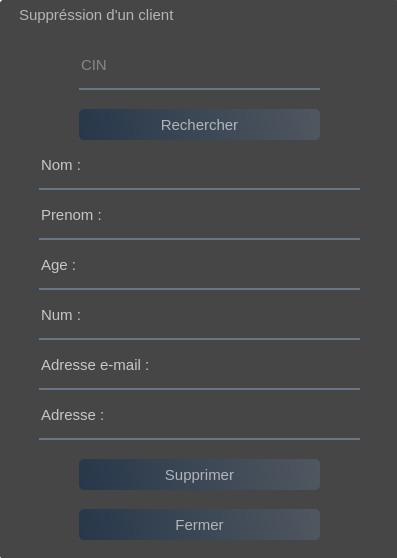
<?xml version="1.0" encoding="UTF-8"?>
<ui version="4.0">
 <class>Form</class>
 <widget class="QWidget" name="Form">
  <property name="geometry">
   <rect>
    <x>0</x>
    <y>0</y>
    <width>397</width>
    <height>558</height>
   </rect>
  </property>
  <property name="windowTitle">
   <string>Form</string>
  </property>
  <widget class="QWidget" name="widget" native="true">
   <property name="geometry">
    <rect>
     <x>-1</x>
     <y>-11</y>
     <width>401</width>
     <height>571</height>
    </rect>
   </property>
   <widget class="QLabel" name="label">
    <property name="geometry">
     <rect>
      <x>0</x>
      <y>5</y>
      <width>401</width>
      <height>571</height>
     </rect>
    </property>
    <property name="styleSheet">
     <string notr="true">border-image: url(:/images/1610495931_1596555352_873352025.jpg);</string>
    </property>
    <property name="text">
     <string/>
    </property>
   </widget>
   <widget class="QLabel" name="label_2">
    <property name="geometry">
     <rect>
      <x>0</x>
      <y>10</y>
      <width>401</width>
      <height>561</height>
     </rect>
    </property>
    <property name="styleSheet">
     <string notr="true">background-color:rgba(0,0,0,180); 
border-radius:7px; </string>
    </property>
    <property name="text">
     <string/>
    </property>
   </widget>
   <widget class="QLabel" name="label_3">
    <property name="geometry">
     <rect>
      <x>20</x>
      <y>0</y>
      <width>311</width>
      <height>51</height>
     </rect>
    </property>
    <property name="font">
     <font>
      <pointsize>11</pointsize>
     </font>
    </property>
    <property name="styleSheet">
     <string notr="true">color : white ;
color:rgba(255,255,255,0.6);</string>
    </property>
    <property name="text">
     <string>Suppréssion d'un client</string>
    </property>
   </widget>
   <widget class="QLineEdit" name="lineEdit">
    <property name="geometry">
     <rect>
      <x>80</x>
      <y>60</y>
      <width>241</width>
      <height>41</height>
     </rect>
    </property>
    <property name="font">
     <font>
      <pointsize>11</pointsize>
     </font>
    </property>
    <property name="styleSheet">
     <string notr="true">background-color: rgba(0,0,0,0);
border : none ;
border-bottom : 2px solid rgba(105,118,132,255);
color :rgba(255,255,255,0.7);
padding-bottom:7px ;</string>
    </property>
    <property name="text">
     <string/>
    </property>
    <property name="placeholderText">
     <string>CIN</string>
    </property>
    <property name="clearButtonEnabled">
     <bool>true</bool>
    </property>
   </widget>
   <widget class="QPushButton" name="pushButton">
    <property name="geometry">
     <rect>
      <x>80</x>
      <y>120</y>
      <width>241</width>
      <height>31</height>
     </rect>
    </property>
    <property name="font">
     <font>
      <pointsize>11</pointsize>
      <bold>false</bold>
     </font>
    </property>
    <property name="styleSheet">
     <string notr="true">QPushButton#pushButton{
background-color : qlineargradient(spread:pad,x1:0,y1:0.505682,x2:1,y2:0.477,stop:0 rgba(20,47,78,0.6),stop:1 rgba(85,98,112,0.6));
color:rgba(255,255,255,0.6);
border-radius:5px;
}
QPushButton#pushButton:hover{
background-color : qlineargradient(spread:pad,x1:0,y1:0.505682,x2:1,y2:0.477,stop:0 rgba(40,67,98,219),stop:1 rgba(105,118,132,226));
}
QPushButton#pushButton:pressed{
background-color : qlineargradient(spread:pad,x1:0,y1:0.505682,x2:1,y2:0.477,stop:0  rgba(20,47,78,0.6),stop:1 rgba(85,98,112,0.6));
color:rgba(255,255,255,210);
border-radius:5px;
}
</string>
    </property>
    <property name="text">
     <string>Rechercher</string>
    </property>
   </widget>
   <widget class="QLineEdit" name="lineEdit_4">
    <property name="geometry">
     <rect>
      <x>40</x>
      <y>160</y>
      <width>81</width>
      <height>41</height>
     </rect>
    </property>
    <property name="font">
     <font>
      <pointsize>11</pointsize>
     </font>
    </property>
    <property name="styleSheet">
     <string notr="true">background-color: rgba(0,0,0,0);
border : none ;
border-bottom : 2px solid rgba(105,118,132,255);
color :rgba(255,255,255,0.7);
padding-bottom:7px ;</string>
    </property>
    <property name="text">
     <string>Nom :</string>
    </property>
    <property name="readOnly">
     <bool>true</bool>
    </property>
    <property name="placeholderText">
     <string/>
    </property>
    <property name="clearButtonEnabled">
     <bool>false</bool>
    </property>
   </widget>
   <widget class="QLineEdit" name="lineEdit_3">
    <property name="geometry">
     <rect>
      <x>120</x>
      <y>160</y>
      <width>241</width>
      <height>41</height>
     </rect>
    </property>
    <property name="font">
     <font>
      <pointsize>11</pointsize>
     </font>
    </property>
    <property name="styleSheet">
     <string notr="true">background-color: rgba(0,0,0,0);
border : none ;
border-bottom : 2px solid rgba(105,118,132,255);
color :rgba(255,255,255,0.7);
padding-bottom:7px ;</string>
    </property>
    <property name="readOnly">
     <bool>true</bool>
    </property>
    <property name="placeholderText">
     <string/>
    </property>
    <property name="clearButtonEnabled">
     <bool>false</bool>
    </property>
   </widget>
   <widget class="QLineEdit" name="lineEdit_5">
    <property name="geometry">
     <rect>
      <x>40</x>
      <y>210</y>
      <width>81</width>
      <height>41</height>
     </rect>
    </property>
    <property name="font">
     <font>
      <pointsize>11</pointsize>
     </font>
    </property>
    <property name="styleSheet">
     <string notr="true">background-color: rgba(0,0,0,0);
border : none ;
border-bottom : 2px solid rgba(105,118,132,255);
color :rgba(255,255,255,0.7);
padding-bottom:7px ;</string>
    </property>
    <property name="text">
     <string>Prenom :</string>
    </property>
    <property name="readOnly">
     <bool>true</bool>
    </property>
    <property name="placeholderText">
     <string/>
    </property>
    <property name="clearButtonEnabled">
     <bool>false</bool>
    </property>
   </widget>
   <widget class="QLineEdit" name="lineEdit_6">
    <property name="geometry">
     <rect>
      <x>120</x>
      <y>210</y>
      <width>241</width>
      <height>41</height>
     </rect>
    </property>
    <property name="font">
     <font>
      <pointsize>11</pointsize>
     </font>
    </property>
    <property name="styleSheet">
     <string notr="true">background-color: rgba(0,0,0,0);
border : none ;
border-bottom : 2px solid rgba(105,118,132,255);
color :rgba(255,255,255,0.7);
padding-bottom:7px ;</string>
    </property>
    <property name="readOnly">
     <bool>true</bool>
    </property>
    <property name="placeholderText">
     <string/>
    </property>
    <property name="clearButtonEnabled">
     <bool>false</bool>
    </property>
   </widget>
   <widget class="QLineEdit" name="lineEdit_7">
    <property name="geometry">
     <rect>
      <x>40</x>
      <y>260</y>
      <width>81</width>
      <height>41</height>
     </rect>
    </property>
    <property name="font">
     <font>
      <pointsize>11</pointsize>
     </font>
    </property>
    <property name="styleSheet">
     <string notr="true">background-color: rgba(0,0,0,0);
border : none ;
border-bottom : 2px solid rgba(105,118,132,255);
color :rgba(255,255,255,0.7);
padding-bottom:7px ;</string>
    </property>
    <property name="text">
     <string>Age :</string>
    </property>
    <property name="readOnly">
     <bool>true</bool>
    </property>
    <property name="placeholderText">
     <string/>
    </property>
    <property name="clearButtonEnabled">
     <bool>false</bool>
    </property>
   </widget>
   <widget class="QLineEdit" name="lineEdit_8">
    <property name="geometry">
     <rect>
      <x>120</x>
      <y>260</y>
      <width>241</width>
      <height>41</height>
     </rect>
    </property>
    <property name="font">
     <font>
      <pointsize>11</pointsize>
     </font>
    </property>
    <property name="styleSheet">
     <string notr="true">background-color: rgba(0,0,0,0);
border : none ;
border-bottom : 2px solid rgba(105,118,132,255);
color :rgba(255,255,255,0.7);
padding-bottom:7px ;</string>
    </property>
    <property name="readOnly">
     <bool>true</bool>
    </property>
    <property name="placeholderText">
     <string/>
    </property>
    <property name="clearButtonEnabled">
     <bool>false</bool>
    </property>
   </widget>
   <widget class="QLineEdit" name="lineEdit_9">
    <property name="geometry">
     <rect>
      <x>40</x>
      <y>310</y>
      <width>81</width>
      <height>41</height>
     </rect>
    </property>
    <property name="font">
     <font>
      <pointsize>11</pointsize>
     </font>
    </property>
    <property name="styleSheet">
     <string notr="true">background-color: rgba(0,0,0,0);
border : none ;
border-bottom : 2px solid rgba(105,118,132,255);
color :rgba(255,255,255,0.7);
padding-bottom:7px ;</string>
    </property>
    <property name="text">
     <string>Num :</string>
    </property>
    <property name="readOnly">
     <bool>true</bool>
    </property>
    <property name="placeholderText">
     <string/>
    </property>
    <property name="clearButtonEnabled">
     <bool>false</bool>
    </property>
   </widget>
   <widget class="QLineEdit" name="lineEdit_10">
    <property name="geometry">
     <rect>
      <x>120</x>
      <y>310</y>
      <width>241</width>
      <height>41</height>
     </rect>
    </property>
    <property name="font">
     <font>
      <pointsize>11</pointsize>
     </font>
    </property>
    <property name="styleSheet">
     <string notr="true">background-color: rgba(0,0,0,0);
border : none ;
border-bottom : 2px solid rgba(105,118,132,255);
color :rgba(255,255,255,0.7);
padding-bottom:7px ;</string>
    </property>
    <property name="readOnly">
     <bool>true</bool>
    </property>
    <property name="placeholderText">
     <string/>
    </property>
    <property name="clearButtonEnabled">
     <bool>false</bool>
    </property>
   </widget>
   <widget class="QLineEdit" name="lineEdit_11">
    <property name="geometry">
     <rect>
      <x>40</x>
      <y>360</y>
      <width>131</width>
      <height>41</height>
     </rect>
    </property>
    <property name="font">
     <font>
      <pointsize>11</pointsize>
     </font>
    </property>
    <property name="styleSheet">
     <string notr="true">background-color: rgba(0,0,0,0);
border : none ;
border-bottom : 2px solid rgba(105,118,132,255);
color :rgba(255,255,255,0.7);
padding-bottom:7px ;</string>
    </property>
    <property name="text">
     <string>Adresse e-mail :</string>
    </property>
    <property name="readOnly">
     <bool>true</bool>
    </property>
    <property name="placeholderText">
     <string/>
    </property>
    <property name="clearButtonEnabled">
     <bool>false</bool>
    </property>
   </widget>
   <widget class="QLineEdit" name="lineEdit_12">
    <property name="geometry">
     <rect>
      <x>170</x>
      <y>360</y>
      <width>191</width>
      <height>41</height>
     </rect>
    </property>
    <property name="font">
     <font>
      <pointsize>11</pointsize>
     </font>
    </property>
    <property name="styleSheet">
     <string notr="true">background-color: rgba(0,0,0,0);
border : none ;
border-bottom : 2px solid rgba(105,118,132,255);
color :rgba(255,255,255,0.7);
padding-bottom:7px ;</string>
    </property>
    <property name="readOnly">
     <bool>true</bool>
    </property>
    <property name="placeholderText">
     <string/>
    </property>
    <property name="clearButtonEnabled">
     <bool>false</bool>
    </property>
   </widget>
   <widget class="QLineEdit" name="lineEdit_13">
    <property name="geometry">
     <rect>
      <x>40</x>
      <y>410</y>
      <width>81</width>
      <height>41</height>
     </rect>
    </property>
    <property name="font">
     <font>
      <pointsize>11</pointsize>
     </font>
    </property>
    <property name="styleSheet">
     <string notr="true">background-color: rgba(0,0,0,0);
border : none ;
border-bottom : 2px solid rgba(105,118,132,255);
color :rgba(255,255,255,0.7);
padding-bottom:7px ;</string>
    </property>
    <property name="text">
     <string>Adresse :</string>
    </property>
    <property name="readOnly">
     <bool>true</bool>
    </property>
    <property name="placeholderText">
     <string/>
    </property>
    <property name="clearButtonEnabled">
     <bool>false</bool>
    </property>
   </widget>
   <widget class="QLineEdit" name="lineEdit_14">
    <property name="geometry">
     <rect>
      <x>120</x>
      <y>410</y>
      <width>241</width>
      <height>41</height>
     </rect>
    </property>
    <property name="font">
     <font>
      <pointsize>11</pointsize>
     </font>
    </property>
    <property name="styleSheet">
     <string notr="true">background-color: rgba(0,0,0,0);
border : none ;
border-bottom : 2px solid rgba(105,118,132,255);
color :rgba(255,255,255,0.7);
padding-bottom:7px ;</string>
    </property>
    <property name="readOnly">
     <bool>true</bool>
    </property>
    <property name="placeholderText">
     <string/>
    </property>
    <property name="clearButtonEnabled">
     <bool>false</bool>
    </property>
   </widget>
   <widget class="QPushButton" name="pushButton_3">
    <property name="geometry">
     <rect>
      <x>80</x>
      <y>520</y>
      <width>241</width>
      <height>31</height>
     </rect>
    </property>
    <property name="font">
     <font>
      <pointsize>11</pointsize>
      <bold>false</bold>
     </font>
    </property>
    <property name="styleSheet">
     <string notr="true">QPushButton#pushButton_3{
background-color : qlineargradient(spread:pad,x1:0,y1:0.505682,x2:1,y2:0.477,stop:0 rgba(20,47,78,0.6),stop:1 rgba(85,98,112,0.6));
color:rgba(255,255,255,0.6);
border-radius:5px;
}
QPushButton#pushButton_3:hover{
background-color : qlineargradient(spread:pad,x1:0,y1:0.505682,x2:1,y2:0.477,stop:0 rgba(40,67,98,219),stop:1 rgba(105,118,132,226));
}
QPushButton#pushButton_3:pressed{
background-color : qlineargradient(spread:pad,x1:0,y1:0.505682,x2:1,y2:0.477,stop:0  rgba(20,47,78,0.6),stop:1 rgba(85,98,112,0.6));
color:rgba(255,255,255,210);
border-radius:5px;
}
</string>
    </property>
    <property name="text">
     <string>Fermer</string>
    </property>
   </widget>
   <widget class="QPushButton" name="pushButton_4">
    <property name="geometry">
     <rect>
      <x>80</x>
      <y>470</y>
      <width>241</width>
      <height>31</height>
     </rect>
    </property>
    <property name="font">
     <font>
      <pointsize>11</pointsize>
      <bold>false</bold>
     </font>
    </property>
    <property name="styleSheet">
     <string notr="true">QPushButton#pushButton_4{
background-color : qlineargradient(spread:pad,x1:0,y1:0.505682,x2:1,y2:0.477,stop:0 rgba(20,47,78,0.6),stop:1 rgba(85,98,112,0.6));
color:rgba(255,255,255,0.6);
border-radius:5px;
}
QPushButton#pushButton_4:hover{
background-color : qlineargradient(spread:pad,x1:0,y1:0.505682,x2:1,y2:0.477,stop:0 rgba(40,67,98,219),stop:1 rgba(105,118,132,226));
}
QPushButton#pushButton_4:pressed{
background-color : qlineargradient(spread:pad,x1:0,y1:0.505682,x2:1,y2:0.477,stop:0  rgba(20,47,78,0.6),stop:1 rgba(85,98,112,0.6));
color:rgba(255,255,255,210);
border-radius:5px;
}
</string>
    </property>
    <property name="text">
     <string>Supprimer</string>
    </property>
   </widget>
  </widget>
 </widget>
 <resources>
  <include location="res_msgbox.qrc"/>
 </resources>
 <connections/>
</ui>
